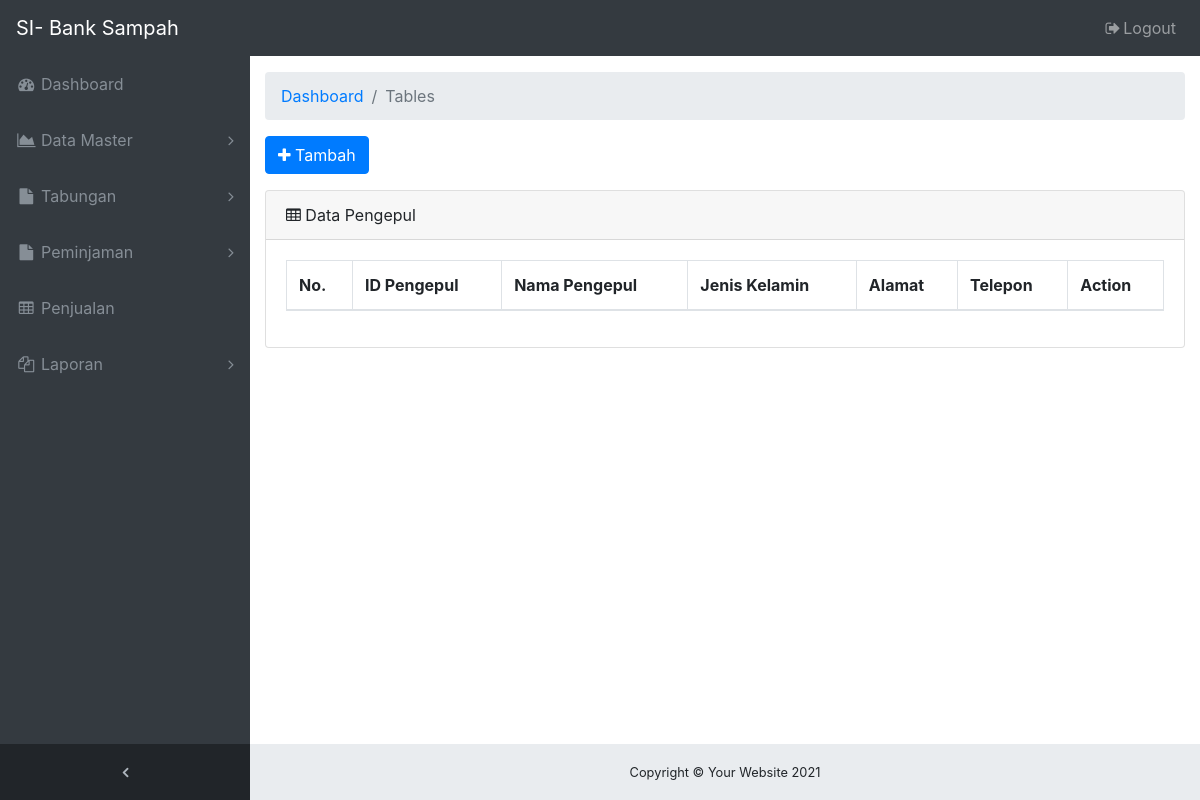
Page /ADMIN/menu-pengepul.php (signed in) on the earlier database version.
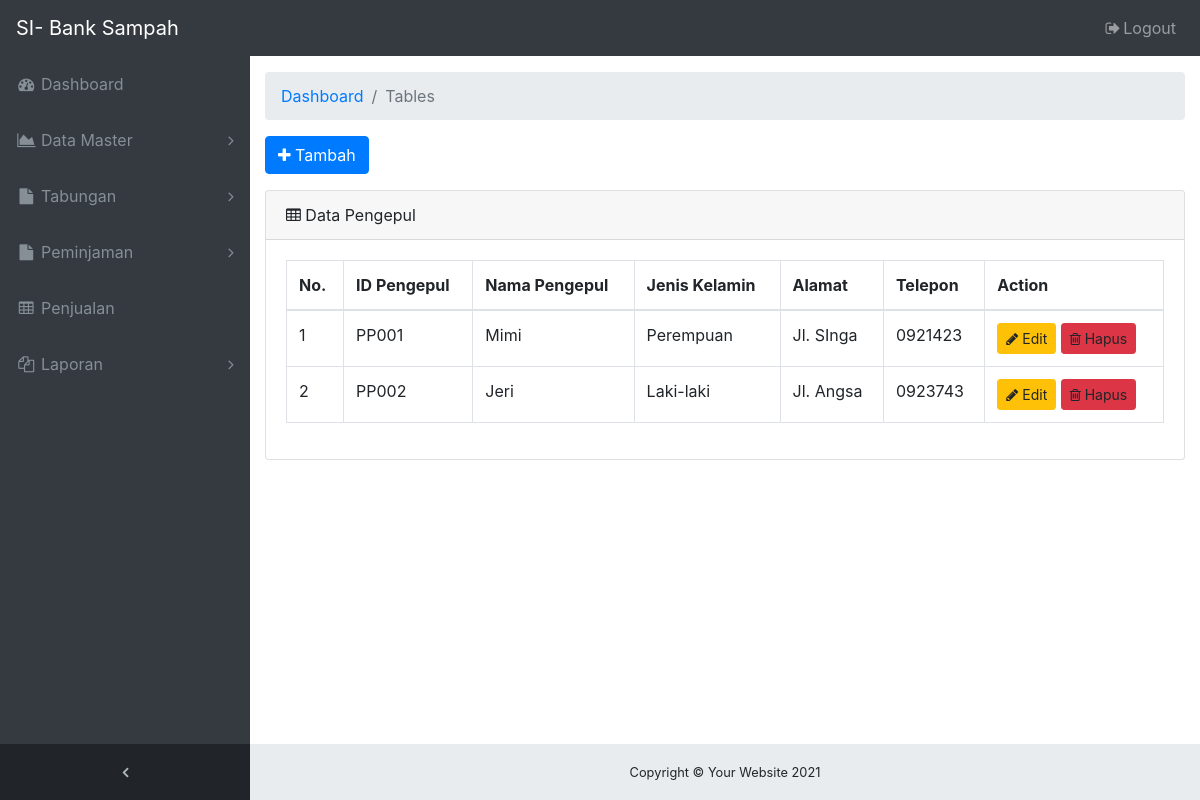
Same page on the later database version.
### tables this page shows
CREATE TABLE `tb_pengepul` (
  `id_pengepul` varchar(10) NOT NULL,
  `nama_pengepul` varchar(50) NOT NULL,
  `jk_pengepul` varchar(10) NOT NULL,
  `alamat_pengepul` varchar(50) NOT NULL,
  `telp_pengepul` varchar(15) NOT NULL
);

### ADMIN/menu-pengepul.php (the view, shortened to what this page needs)
<!DOCTYPE html>
<html lang="en">
<head>
  <link href="vendor/bootstrap/css/bootstrap.min.css" rel="stylesheet">
  <link href="vendor/font-awesome/css/font-awesome.min.css" rel="stylesheet" type="text/css">
  <link href="vendor/datatables/dataTables.bootstrap4.css" rel="stylesheet">
  <link href="css/sb-admin.css" rel="stylesheet">
  <?php include 'navbar.php'; ?>
</head>
<body class="fixed-nav sticky-footer bg-dark" id="page-top">
  <div class="content-wrapper">
    <div class="container-fluid">
      <ol class="breadcrumb">
        <li class="breadcrumb-item">
          <a href="#">Dashboard</a>
        </li>
        <li class="breadcrumb-item active">Tables</li>
      </ol>
      <div class="form-group">
        <a href="form-tambah-pengepul.php" class="btn btn-primary"><i class="fa fa-plus"></i> Tambah</a>
      </div>
      <div class="card mb-3">
        <div class="card-header">
          <i class="fa fa-table"></i> Data Pengepul</div>
        <div class="card-body">
          <div class="table-responsive">
            <table class="table table-bordered" id="dataTable" width="100%" cellspacing="0">
              <thead>
                <tr>
                  <th>No.</th>
                  <th>ID Pengepul</th>
                  <th>Nama Pengepul</th>
                  <th>Jenis Kelamin</th>
                  <th>Alamat</th>
                  <th>Telepon</th>
                  <th>Action</th>
                </tr>
              </thead>
              <tbody>
                <?php
                include('koneksi_db.php');
                $result = mysqli_query($koneksi,"SELECT * FROM tb_pengepul");
                $nomor = 1;
                ?>
                <?php
                  while($data = mysqli_fetch_array($result)) {
                    echo "<tr>";
                    echo "<td>".$nomor++."</td>";
                    echo "<td>".$data['id_pengepul']."</td>";
                    echo "<td>".$data['nama_pengepul']."</td>";
                    echo "<td>".$data['jk_pengepul']."</td>";
                    echo "<td>".$data['alamat_pengepul']."</td>";
                    echo "<td>".$data['telp_pengepul']."</td>";
                    echo "<td>
                          <a href='form-edit-pengepul.php?id=".$data['id_pengepul']."' class = 'btn btn-warning btn-sm'><i class='fa fa-pencil'></i> Edit</a>
                          <a data-href='proses-hapus-pengepul.php?id=".$data['id_pengepul']."' class = 'btn btn-danger btn-sm' data-toggle='modal' data-target='#konfirmasi_hapus'><i class='fa fa-trash-o'></i> Hapus</a>
                          </td>";
                    echo "</tr>";
                  }
                 ?>
              </tbody>
            </table>
          </div>
        </div>
      </div>
    </div>
    <?php include 'footer.php'; ?>
  </div>
</body>
</html>

Differences in the rows shown:
added tb_pengepul: id_pengepul "PP001", nama_pengepul "Mimi", jk_pengepul "Perempuan", alamat_pengepul "Jl. SInga", telp_pengepul "0921423"
added tb_pengepul: id_pengepul "PP002", nama_pengepul "Jeri", jk_pengepul "Laki-laki", alamat_pengepul "Jl. Angsa", telp_pengepul "0923743"
